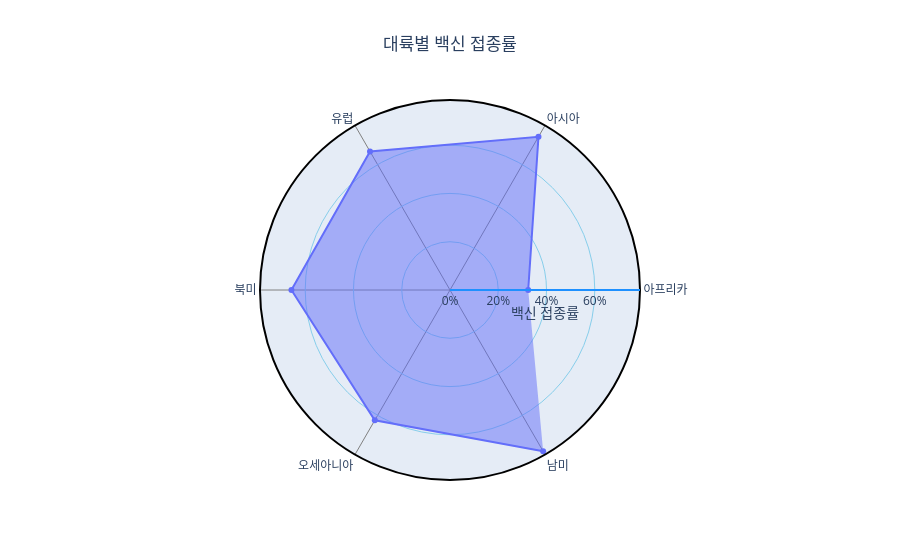

Notebook cell for this chart:
### Code cell
# Scatterpolar Radar chart
fig = go.Figure()

fig.add_trace(go.Scatterpolar(
    theta = df_radar_veccine['location'], # 각 (angle)
    r = df_radar_veccine['인구백명당백신접종완료율'], # 반지름 (radius)
    fill = 'toself'
    ))

fig.update_layout(polar =
    dict(
        angularaxis =  dict(
           ticktext = ('아프리카', '아시아', '유럽', '북미', '오세아니아', '남미'),
           tickvals = ('Africa', 'Asia', 'Europe', 'North America', 'Oceania', 'South America'),
           linewidth = 2,
           linecolor = 'black',
           gridcolor = 'gray'),
       radialaxis = dict(
           linewidth = 2,
           linecolor = 'dodgerblue',
           gridcolor = 'skyblue',
           nticks = 5,
           ticksuffix = '%',
           title = '백신 접종률')
    ),
    title = dict(text = '대륙별 백신 접종률', x = 0.5))

fig.show()

### Figure 1 — Plotly figure (JSON) as saved in the notebook; plotly's stock layout.template omitted (floating-point values rounded to 4 significant figures)
{"data": [{"fill": "toself", "r": [32.41, 73.33, 66.29, 65.71, 62.33, 77.18], "theta": ["Africa", "Asia", "Europe", "North America", "Oceania", "South America"], "type": "scatterpolar"}], "layout": {"polar": {"angularaxis": {"gridcolor": "gray", "linecolor": "black", "linewidth": 2, "ticktext": ["아프리카", "아시아", "유럽", "북미", "오세아니아", "남미"], "tickvals": ["Africa", "Asia", "Europe", "North America", "Oceania", "South America"]}, "radialaxis": {"gridcolor": "skyblue", "linecolor": "dodgerblue", "linewidth": 2, "nticks": 5, "ticksuffix": "%", "title": {"text": "백신 접종률"}}}, "title": {"text": "대륙별 백신 접종률", "x": 0.5}}}
